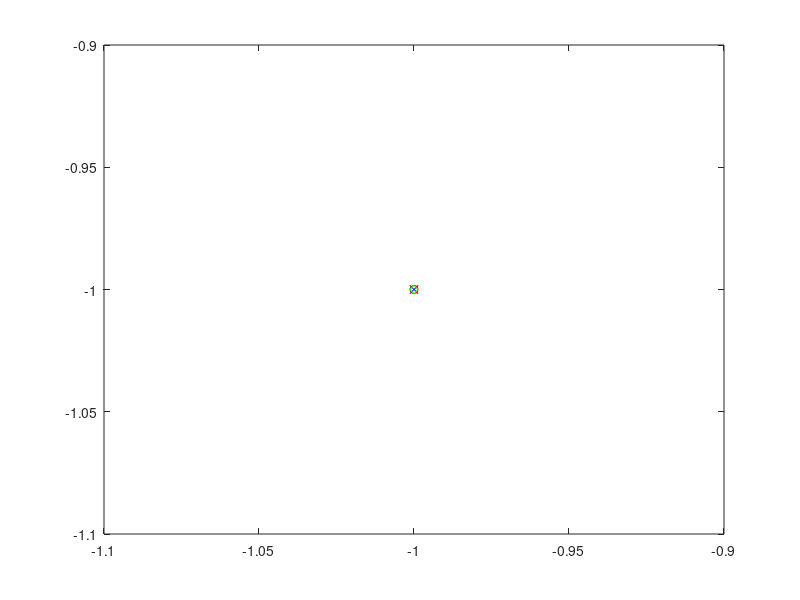

The MATLAB source for this figure: (Note: this script raises an error after producing the figure.)
clear, close all
addpath('Functions\')
% file_k1000 = 'Results\Conf_RIS_MIMO_Nty8Ntz8Nry8Nrz8D5lt2lr2Nrisx100K100000_final.mat';
% file_k1 = 'Results\Conf_RIS_MIMO_Nty8Ntz8Nry8Nrz8D5lt2lr2Nrisx100K1_final.mat';
file_k1000 = 'Results\Conf_RIS_MIMO_Nty8Ntz8Nry8Nrz8D15lt2lr2Nrisx100K1000000corre.mat';
file_k1 = 'Results\Conf_RIS_MIMO_Nty8Ntz8Nry8Nrz8D15lt2lr2Nrisx100K1corre.mat';
% addpath(dir_files)


% load("Sweep_k\Conf_RIS_MIMO_Nty16Ntz16Nry16Nrz16D5lt5lr5Nrisx50K1000corre.mat")
% plot(10*log10(K_vec), Indir_output_hold), hold on
% plot(10*log10(K_vec), Indir_output_hold_K1000Solution)
% plot(10*log10(K_vec), Indir_output_hold_anom)
% plot(10*log10(K_vec), Indir_output_hold_focusing),hold off
% legend('Optimal', 'LOS', 'Anomalous reflection', 'Focusing function')

figure(1)

plot(-1,-1, 'k-'), hold on
plot(-1,-1, 'k--')
plot(-1,-1, 'b-x')
plot(-1,-1, 'r-o')
plot(-1,-1, 'g-diamond')
plot(-1,-1, 'm-')

% plot(-1,-1, 'b-o')
% plot(-1,-1, 'b--o')
% plot(-1,-1, 'r-x')
% plot(-1,-1, 'r--x')
% plot(-1,-1, 'm-x')
% plot(-1,-1, 'm--x')
%% K10000 channel
    load(file_k1000, 'Nris_y', 'NRIS_oneside','Indir_output_K100000_hold',...
        'Indir_output_K100000_hold_K1000Solution', 'Indir_output_K100000_hold_focusing', 'Indir_output_K100000_hold_anom');
    rate_k1000_opt = Indir_output_K100000_hold;
    rate_k1000_LOS= Indir_output_K100000_hold_K1000Solution;
    rate_k1000_focusing = Indir_output_K100000_hold_focusing;
    rate_k1000_anom = Indir_output_K100000_hold_anom;


plot(NRIS_oneside*Nris_y, rate_k1000_opt,'b--x'),hold on
plot(NRIS_oneside*Nris_y, rate_k1000_LOS,'r--o')
plot(NRIS_oneside*Nris_y, rate_k1000_focusing,'g--diamond')
plot(NRIS_oneside*Nris_y, rate_k1000_anom,'m--')


%% K1 channel

load(file_k1, 'Nris_y', 'NRIS_oneside','Indir_output_K100000_hold',...
        'Indir_output_K100000_hold_K1000Solution', 'Indir_output_K100000_hold_focusing', 'Indir_output_K100000_hold_anom');

    rate_k1_opt = Indir_output_K100000_hold;
    rate_k1_LOS = Indir_output_K100000_hold_K1000Solution;
    rate_k1_focusing = Indir_output_K100000_hold_focusing;
    rate_k1_anom = Indir_output_K100000_hold_anom;


plot(NRIS_oneside*Nris_y, rate_k1_opt,'b-x'),hold on
plot(NRIS_oneside*Nris_y, rate_k1_LOS,'r-o')
plot(NRIS_oneside*Nris_y, rate_k1_focusing,'g-diamond')
plot(NRIS_oneside*Nris_y, rate_k1_anom,'m-')

legend('Optimal scheme', 'LOS scheme', 'Focusing scheme', 'Anomolous reflection')

% figure(10)
% plot(NRIS_oneside*Nris_y, N_modes_direct_opt, 'k:')
% plot(NRIS_oneside*Nris_y, N_modes_direct_LoS, 'r:')
% plot(NRIS_oneside*Nris_y, N_modes_direct_focus, 'g:')
% plot(NRIS_oneside*Nris_y, N_modes_direct_abnormal, 'm:')

% legend('Optimal scheme', 'LOS scheme', 'Focusing scheme', 'Anomolous reflection',...
%     'Interpreter', 'latex', 'FontSize', 12)
% xlabel('$D$ (m)', 'Interpreter', 'latex', 'FontSize', 12)
% ylabel('$N_{DoF}$', 'Interpreter', 'latex', 'FontSize', 14)


%% Tune

legend('K = 1', 'K = 100000','Scheme 1', 'Scheme 2',...
    'Scheme 3','Scheme 4',...
    'Interpreter', 'latex', 'FontSize', 10, 'Location','Northwest')
xlabel('Number of RIS elements', 'Interpreter', 'latex', 'FontSize', 12)
ylabel('Capacity (bps)', 'Interpreter', 'latex', 'FontSize', 12)
axis([2,2500, 0,100]),grid on